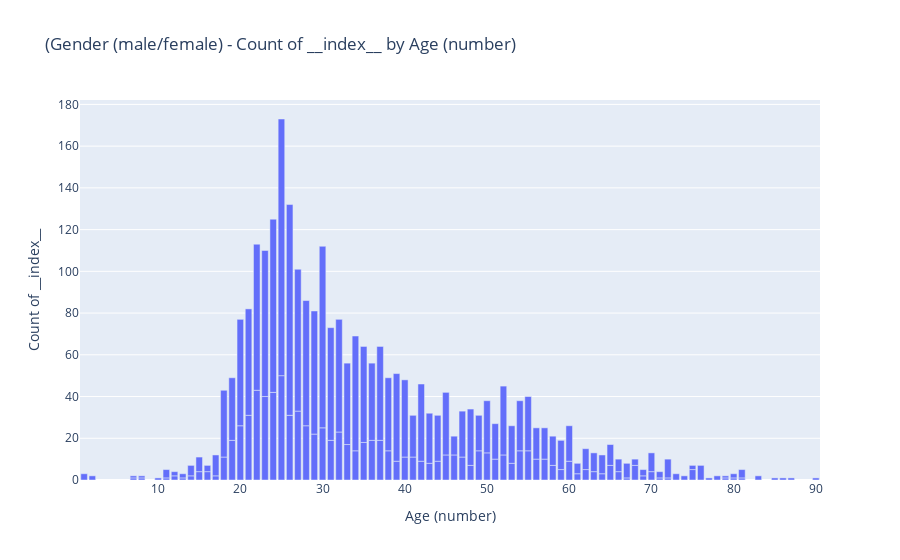

Notebook code for this chart:
### Code cell
# DISCLAIMER: 'df' refers to the data you passed in when calling 'dtale.show'

import pandas as pd

if isinstance(df, (pd.DatetimeIndex, pd.MultiIndex)):
	df = df.to_frame(index=False)

# remove any pre-existing indices for ease of use in the D-Tale code, but this is not required
df = df.reset_index().drop('index', axis=1, errors='ignore')
df.columns = [str(c) for c in df.columns]  # update columns to strings in case they are numbers

chart_data = pd.concat([
	pd.Series(df.index, index=df.index, name='__index__'),
	df['Age (number)'],
	df['Gender (male/female/other)'],
], axis=1)
chart_data = chart_data.query("""(`Gender (male/female/other)` == 'female') or (`Gender (male/female/other)` == 'male')""")
chart_data = chart_data.sort_values(['Gender (male/female/other)', 'Age (number)'])
chart_data = chart_data.rename(columns={'Age (number)': 'x'})
chart_data_count = chart_data.groupby(['Gender (male/female/other)', 'x'])[['__index__']].count()
chart_data_count.columns = ['__index__|count']
chart_data = chart_data_count.reset_index()
chart_data = chart_data.dropna()
# WARNING: This is not taking into account grouping of any kind, please apply filter associated with
#          the group in question in order to replicate chart. For this we're using '"""`Gender (male/female/other)` == 'female'"""'
#chart_data = chart_data.query("""`Gender (male/female/other)` == 'female'""")
chart_data = chart_data.query("""(`Gender (male/female/other)` == 'female') or (`Gender (male/female/other)` == 'male')""")

import plotly.graph_objs as go

charts = []
charts.append(go.Bar(
	x=chart_data['x'],
	y=chart_data['__index__|count'],
	name='(Gender (male/female)'
	
))
figure = go.Figure(data=charts, layout=go.Layout({
    'barmode': 'group',
    'legend': {'orientation': 'h'},
    'title': {'text': '(Gender (male/female) - Count of __index__ by Age (number)'},
    'xaxis': {'tickformat': '0:g', 'title': {'text': 'Age (number)'}},
    'yaxis': {'tickformat': '0:g', 'title': {'text': 'Count of __index__'}, 'type': 'linear'}
}))

# If you're having trouble viewing your chart in your notebook try passing your 'chart' into this snippet:
#
# from plotly.offline import iplot, init_notebook_mode
#
# init_notebook_mode(connected=True)
# for chart in charts:
#     chart.pop('id', None) # for some reason iplot does not like 'id'
# iplot(figure)
figure.show()

### Figure 1 — Plotly figure (JSON) as saved in the notebook; plotly's stock layout.template omitted (floating-point values rounded to 4 significant figures; data arrays with more than 128 entries replaced by an {"elided": "..."} marker saying what was removed)
{"data": [{"name": "(Gender (male/female)", "type": "bar", "x": {"elided": "149 int values"}, "y": {"elided": "149 int values"}}], "layout": {"barmode": "group", "legend": {"orientation": "h"}, "title": {"text": "(Gender (male/female) - Count of __index__ by Age (number)"}, "xaxis": {"tickformat": "0:g", "title": {"text": "Age (number)"}}, "yaxis": {"tickformat": "0:g", "title": {"text": "Count of __index__"}, "type": "linear"}}}
